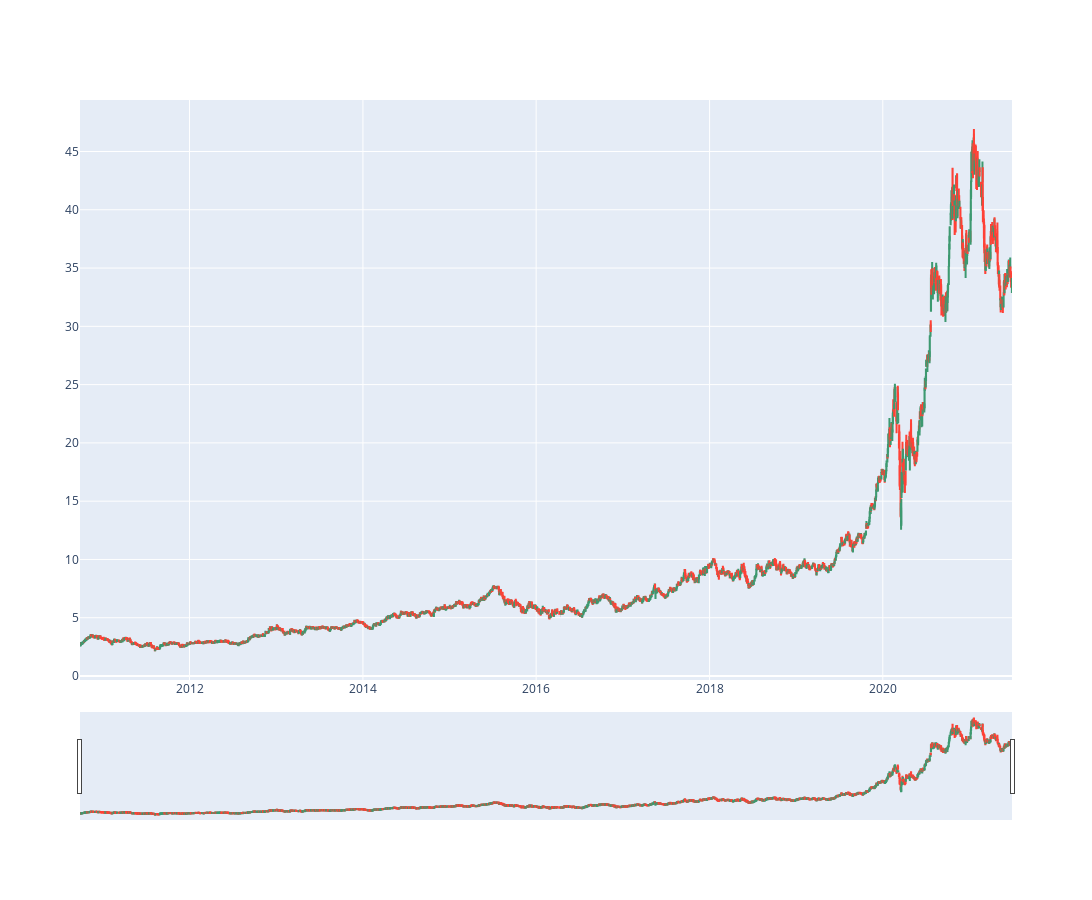

The notebook cell saved with this chart:
### Code cell
plot_acao('WEGE3', '25-09-2010')

### Figure 1 — Plotly figure (JSON) as saved in the notebook; plotly's stock layout.template omitted (floating-point values rounded to 4 significant figures; data arrays with more than 128 entries replaced by an {"elided": "..."} marker saying what was removed)
{"data": [{"close": {"elided": "2662 float values"}, "high": {"elided": "2662 float values"}, "low": {"elided": "2662 float values"}, "name": "WEGE3", "open": {"elided": "2662 float values"}, "showlegend": false, "type": "candlestick", "x": {"elided": "2662 str values"}}], "layout": {"autosize": false, "height": 900, "width": 1500}}
